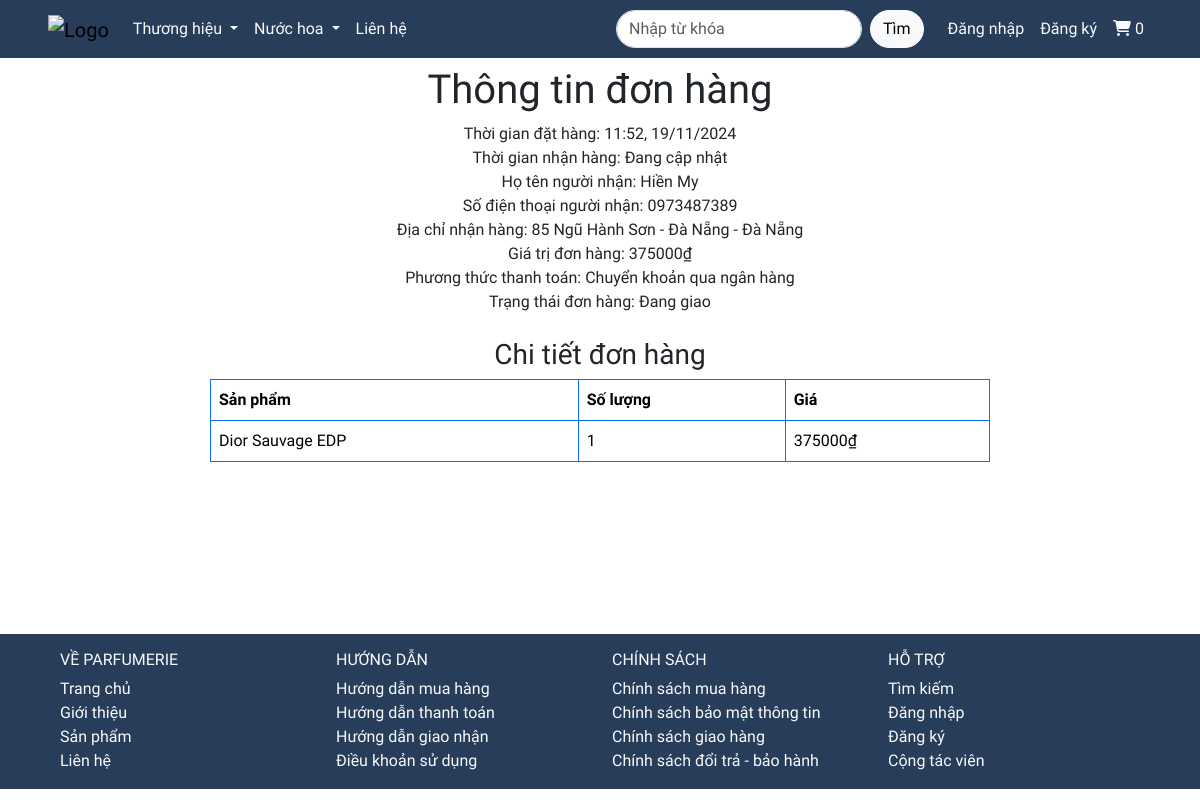
Screenshot of /account/ordered/6/ with the database file from the repository.
### store/models.py (models this page shows, shortened)
class Order(models.Model):
  user = models.ForeignKey(User, on_delete=models.CASCADE, related_name='orders')
  full_name = models.CharField(max_length=250)
  phone = models.CharField(max_length=250)
  shipping_address = models.TextField(max_length=15000)
  amount_paid= models.DecimalField(max_digits=10, decimal_places=0)
  payment_method = models.CharField(max_length=50, choices=[('Chuyển khoản qua ngân hàng', 'Chuyển khoản qua ngân hàng'), ('Thanh toán khi giao hàng', 'Thanh toán khi giao hàng')])
  status = models.CharField(max_length=50, choices=[('Đang giao', 'Đang giao'), ('Đã giao', 'Đã giao')], default='Đang giao')
  created_at = models.DateTimeField(auto_now_add=True)
  date_shipped = models.DateTimeField(blank=True, null=True)

class OrderItem(models.Model):
  order = models.ForeignKey(Order, on_delete=models.CASCADE, related_name='items')
  product = models.ForeignKey(Product, on_delete=models.CASCADE)
  quantity = models.PositiveBigIntegerField(default=1)
  price = models.DecimalField(max_digits=10, decimal_places=0)

class Product(models.Model):
  title = models.CharField(max_length=200)
  slug = models.SlugField(max_length=200, blank=True, null=True)
  brand = models.ForeignKey(Brand, null=True, on_delete=models.SET_NULL)
  gender = models.ForeignKey(Gender, null=True, on_delete=models.SET_NULL)
  origin = models.CharField(max_length=50)
  volume = models.IntegerField()
  description = models.TextField()
  img1 = models.ImageField(upload_to='')
  img2 = models.ImageField(upload_to='')
  img3 = models.ImageField(upload_to='')
  img4 = models.ImageField(upload_to='')
  price = models.DecimalField(max_digits=10, decimal_places=0)
  quantity = models.IntegerField(default=20)
  q_purchase = models.IntegerField(default=0)
  stock = models.IntegerField(null=True, blank=True)
  created_at = models.DateTimeField(auto_now_add=True)

### store/views.py (the view)
# urls.py: path('account/ordered/<int:id_order>/', order_detail, name='order-detail'),
def order_detail(request, id_order):
  try:
    order = Order.objects.get(id=id_order)
    return render(request, 'order_detail.html', {'order': order})
  except Order.DoesNotExist:
    return redirect('home')

### store/context_processors.py (called while the page is built)
def cart_item_count(request):
  if request.user.is_authenticated:
    profile = Profile.objects.filter(user=request.user).first()
    if profile:
      return {'cart_item_count': profile.cart_item_count()}
  return {'cart_item_count': 0}

def all_brand(request):
  brands = Brand.objects.all()
  return {'brands': brands}

### templates/order_detail.html (shortened to what this page needs)
{% extends 'home.html' %}
{% block main %}
<h1 class="text-center mt-2">Thông tin đơn hàng</h1>
<center>
  Thời gian đặt hàng: {{ order.created_at|date:"H:i, d/m/Y" }} <br>
  Thời gian nhận hàng: {% if order.date_shipped %}{{ order.date_shipped|date:"H:i, d/m/Y" }}{% else %}Đang cập nhật{% endif %} <br>
  Họ tên người nhận: {{ order.full_name }} <br>
  Số điện thoại người nhận: {{ order.phone }} <br>
  Địa chỉ nhận hàng: {{ order.shipping_address }} <br>
  Giá trị đơn hàng: {{ order.amount_paid }}₫ <br>
  Phương thức thanh toán: {{ order.payment_method }} <br>
  Trạng thái đơn hàng: {{ order.status }} <br>
  <br>
  <h3> Chi tiết đơn hàng </h3>
  <table class="table table-bordered border-primary" style="width: 65%;">
    <thead>
      <tr>
        <th scope="col">Sản phẩm</th>
        <th scope="col">Số lượng</th>
        <th scope="col">Giá</th>
      </tr>
    </thead>
    <tbody>
      {% for item in order.items.all %}
      <tr>
        <td>{{ item.product.title }}</td>
        <td>{{ item.quantity }}</td>
        <td>{{ item.price }}₫</td>
      </tr>
      {% endfor %}
    </tbody>
  </table>
</center>
{% endblock %}

### static/styles/index.css (style rules this page uses)
.text-center { text-align: center; }

### rows the page displays
Order: created_at "11:52, 19/11/2024", full_name "Hiền My", phone "0973487389", shipping_address "85 Ngũ Hành Sơn - Đà Nẵng - Đà Nẵng", amount_paid "375000", payment_method "Chuyển khoản qua ngân hàng", status "Đang giao"
OrderItem: product "Dior Sauvage EDP", quantity "1", price "375000"

### other values shown
{{ cart_item_count }} "0"
